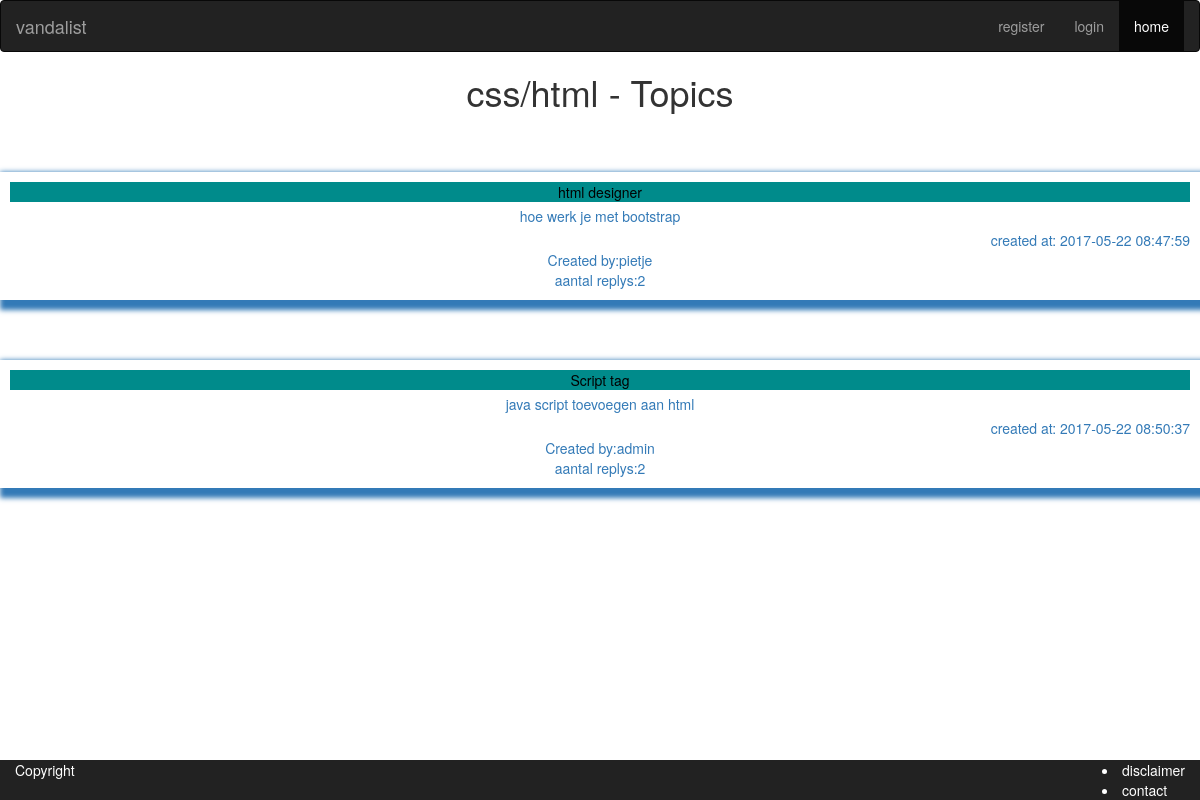
/app/topics/topics.php?id=2&subject=css/html, run on the app's committed database.
### tables this page shows
CREATE TABLE `topics` (
  `id` int(11) UNSIGNED NOT NULL,
  `subject` varchar(32) NOT NULL,
  `description` text NOT NULL,
  `created_at` timestamp NOT NULL DEFAULT CURRENT_TIMESTAMP,
  `updated_at` timestamp NULL DEFAULT NULL,
  `user_id` int(10) UNSIGNED NOT NULL,
  `theme_id` int(10) UNSIGNED NOT NULL
);

CREATE TABLE `users` (
  `id` int(11) UNSIGNED NOT NULL,
  `username` varchar(32) NOT NULL,
  `password` varchar(255) NOT NULL,
  `email` varchar(255) NOT NULL,
  `created_at` timestamp NOT NULL DEFAULT CURRENT_TIMESTAMP,
  `updated_at` timestamp NULL DEFAULT NULL,
  `role` tinyint(4) NOT NULL DEFAULT '0',
  `first_name` varchar(32) NOT NULL,
  `last_name` varchar(32) NOT NULL,
  `date_of_birth` date NOT NULL
);

### app/database/database.php (called while the page is built, shortened)
<?php
$db = null;
$db_statement = null;
function dbQuery($sql, $params = [])
{
    global $db, $db_statement;
    try {
        $db_statement = $db->prepare($sql);
        $db_statement->execute($params);
    } catch(PDOException $error) {
        return false;
    }
    return true;
}
function dbGetRows()
{
    global $db_statement;
    if ($db_statement)
        return $db_statement->fetchAll();
    return null;
}
function dbCount()
{
    global $db_statement;
    if($db_statement)
        return $db_statement->rowCount();
    return 0;
}

### app/topics/topics.php (the view, shortened to what this page needs)
<?php
include_once('../template/head.php');
include_once('../template/navbar.php');
include('../database/database.php');
$theme_id = $_GET['id'];
$theme_subject = '';
if(!isset($_GET['subject'])) {
    if(dbQuery('SELECT * FROM themes WHERE id = :id', [ ':id' => $theme_id])) {
        $theme = dbGetRow();
        $theme_subject = $theme['subject'];
    } else {
        header('Location: ' . url(''));
        exit(0);
    }
} else {
    $theme_subject = $_GET['subject'];
}
$sql = "SELECT topics.id as id,
               topics.subject as subject,
               topics.description as description,
               topics.created_at as created_at,
               users.username as username
        FROM topics
        INNER JOIN users ON users.id = topics.user_id
        WHERE topics.theme_id = :id";
dbQuery($sql, [ ':id' => $theme_id]);
$topics = dbGetRows();
?>
    <section id="themesubject">
        <span class="topic"><h1><?= $theme_subject ?> - Topics</h1></span>
    </section>
<?php foreach ($topics as $topic):?>
    <a href="comment.php?id=<?=$topic['id']?>&subject=<?=$topic['subject']?>"><section class="thread">
            <section class="subject"><?=$topic['subject']?>
            </section>
            <section class="description"><?=$topic['description'];?></section>
            <section class="created">created at: <?=$topic['created_at'];?></section>
            <section class="user_id">Created by:<?= $topic['username']?> </section>
            aantal replys:<?=dbcount()?>
        </section></a>
<?php endforeach ?>
<?php include_once('../template/foot.php');

### css/index.css (style rules this page uses)
.thread { text-align: center; padding: 10px; box-shadow: 5px 5px 5px 5px; margin-top: 5%; z-index: -1; }
.subject { background-color:darkcyan; color:black; }
.description { text-align: center; padding: 4px; }
.created { text-align: right; }
.topic { text-align: center; }

### data on the page
topics: subject "html designer", description "hoe werk je met bootstrap", created_at "2017-05-22 08:47:59", user.username "pietje"
topics: subject "Script tag", description "java script toevoegen aan html", created_at "2017-05-22 08:50:37", user.username "admin"

### other printed values
$theme_subject "css/html"
